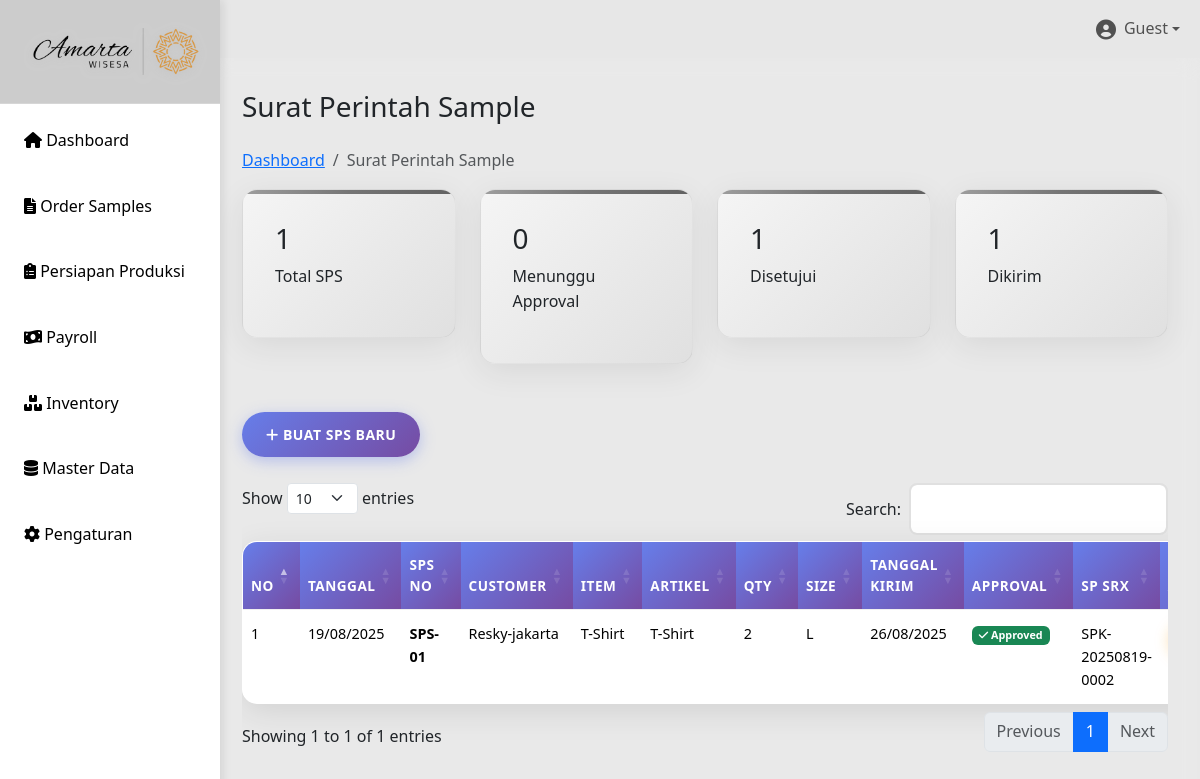
Before: /sps-sample.php with the older database file.
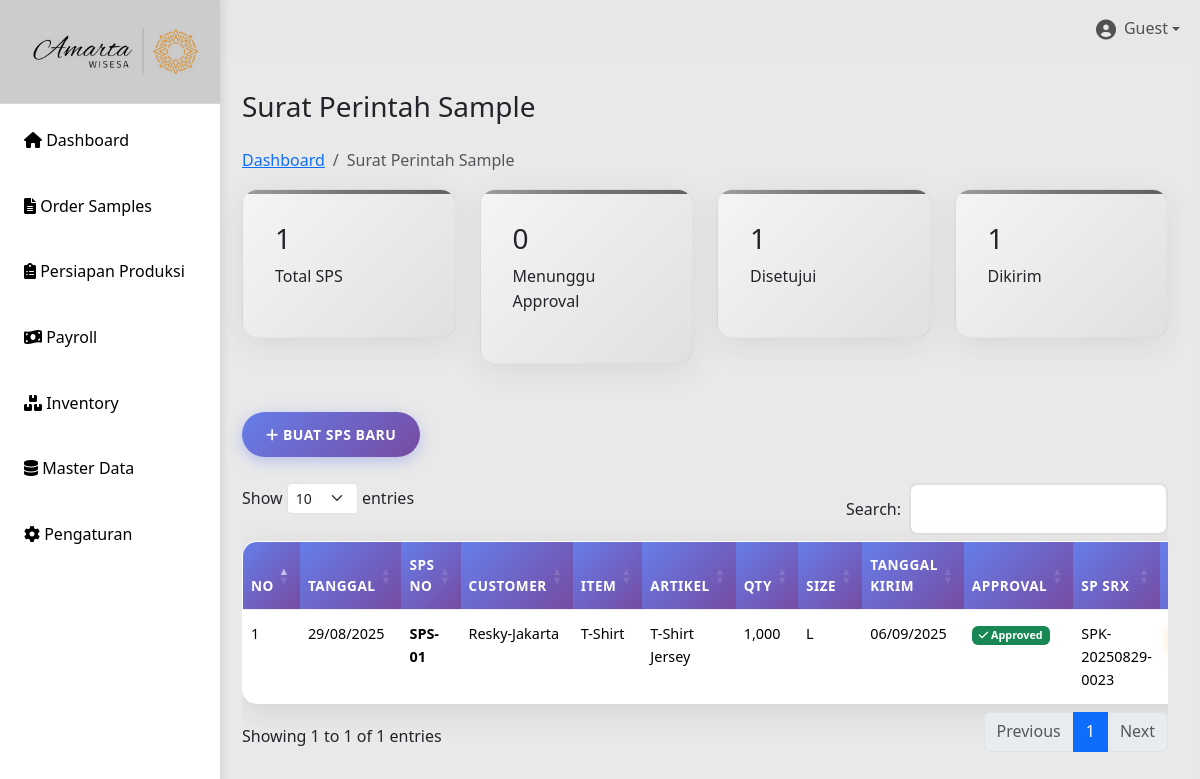
After: the same page with the newer database file.
### tables this page shows
CREATE TABLE `sps` (
  `id` int(10) UNSIGNED NOT NULL,
  `tanggal` date DEFAULT NULL,
  `sps_no` varchar(20) DEFAULT NULL,
  `customer` varchar(100) DEFAULT NULL,
  `item` varchar(100) DEFAULT NULL,
  `artikel` varchar(100) DEFAULT NULL,
  `qty` int(11) DEFAULT NULL,
  `size` varchar(20) DEFAULT NULL,
  `sample_product` varchar(255) DEFAULT NULL,
  `design` varchar(255) DEFAULT NULL,
  `st_chart` varchar(255) DEFAULT NULL,
  `material_sm` varchar(255) DEFAULT NULL,
  `pola_sample` varchar(255) DEFAULT NULL,
  `buat_sample` varchar(255) DEFAULT NULL,
  `kirim` date DEFAULT NULL,
  `approval` varchar(100) DEFAULT NULL,
  `sp_srx` varchar(100) DEFAULT NULL
);

### sps-sample.php (the view, shortened to what this page needs)
<?php
include "includes/header.php";
include "config/db.php";
$result = $conn->query("SELECT * FROM sps ORDER BY id DESC");
$pending_result = $conn->query("SELECT COUNT(*) as pending_count FROM sps WHERE approval = '' OR approval IS NULL");
$pending_count = $pending_result->fetch_assoc()['pending_count'];
$approved_result = $conn->query("SELECT COUNT(*) as approved_count FROM sps WHERE approval != '' AND approval IS NOT NULL");
$approved_count = $approved_result->fetch_assoc()['approved_count'];
$kirim_result = $conn->query("SELECT COUNT(*) as kirim_count FROM sps WHERE approval ='Approved' ");
$kirim_count = $kirim_result->fetch_assoc()['kirim_count'];
?>
    <main class="main-content">
            <div>
                <h1 class="h3 mb-4">Surat Perintah Sample</h1>
                <nav aria-label="breadcrumb">
                    <ol class="breadcrumb">
                        <li class="breadcrumb-item"><a href="index.php">Dashboard</a></li>
                        <li class="breadcrumb-item active">Surat Perintah Sample</li>
                    </ol>
                </nav>
            </div>
        <div class="row mb-4">
            <div class="col-md-3">
                <div class="stats-card">
                    <h3><?php echo $result->num_rows; ?></h3>
                    <p>Total SPS</p>
                </div>
            </div>
            <div class="col-md-3">
                <div class="stats-card">
                    <h3><?php echo $pending_count; ?></h3>
                    <p>Menunggu Approval</p>
                </div>
            </div>
            <div class="col-md-3">
                <div class="stats-card">
                    <h3><?php echo $approved_count; ?></h3>
                    <p>Disetujui</p>
                </div>
            </div>
            <div class="col-md-3">
                <div class="stats-card">
                    <h3><?php echo $kirim_count; ?></h3>
                    <p>Dikirim</p>
                </div>
            </div>
        </div>
        <div>
            <button class="btn btn-primary" data-bs-toggle="modal" data-bs-target="#spsModal">
                <i class="fas fa-plus"></i> Buat SPS Baru
            </button>
        </div><br>
        <div class="table-container">
            <div class="table-responsive">
                <table id="sppTable" class="table table-hover">
                    <thead>
                        <tr>
                            <th>No</th>
                            <th>Tanggal</th>
                            <th>SPS No</th>
                            <th>Customer</th>
                            <th>Item</th>
                            <th>Artikel</th>
                            <th>Qty</th>
                            <th>Size</th>
                            <th>Tanggal Kirim</th>
                            <th>Approval</th>
                            <th>SP SRX</th>
                            <th>Aksi</th>
                        </tr>
                    </thead>
                    <tbody>
                        <?php $no=1; while($row = $result->fetch_assoc()): ?>
                        <tr>
                            <td><?= $no++ ?></td>
                            <td><?= date('d/m/Y', strtotime($row['tanggal'])) ?></td>
                            <td><strong><?= $row['sps_no'] ?></strong></td>
                            <td><?= $row['customer'] ?></td>
                            <td><?= $row['item'] ?></td>
                            <td><?= $row['artikel'] ?></td>
                            <td><?= number_format($row['qty']) ?></td>
                            <td><?= $row['size'] ?></td>
                            <td><?= $row['kirim'] ? date('d/m/Y', strtotime($row['kirim'])) : '-' ?></td>
                            <td>
                                <?php if($row['approval']): ?>
                                    <span class="badge bg-success"><i class="fas fa-check"></i> <?= $row['approval'] ?></span>
                                <?php else: ?>
                                    <span class="badge bg-warning"><i class="fas fa-clock"></i> Pending</span>
                                <?php endif; ?>
                            </td>
                            <td><?= $row['sp_srx'] ?: '-' ?></td>
                            <td>
                            </td>
                        </tr>
                        <?php endwhile; ?>
                    </tbody>
                </table>
            </div>
        </div>
    </main>
<?php include 'includes/footer.php';

### includes/header.php (shortened to what this page needs)
<!DOCTYPE html>
<html lang="id">
<head>
    <link href="https://cdn.jsdelivr.net/npm/bootstrap@5.3.3/dist/css/bootstrap.min.css" rel="stylesheet">
    <link href="https://cdnjs.cloudflare.com/ajax/libs/font-awesome/6.0.0/css/all.min.css" rel="stylesheet">
    <link href="https://cdn.datatables.net/1.13.7/css/dataTables.bootstrap5.min.css" rel="stylesheet">
    <link rel="stylesheet" href="css/style.css">
</head>
<body>
    <?php include 'navbar.php'; ?>
    <?php include 'sidebar.php';?>

### includes/navbar.php (shortened to what this page needs)
<nav class="navbar navbar-expand ">
        <div class="container-fluid">
            <span class="navbar-brand">CV. Amarta Wisesa</span>
            <ul class="navbar-nav ms-auto">
                <li class="nav-item dropdown">
                    <a class="nav-link dropdown-toggle d-flex align-items-center" href="#" role="button" data-bs-toggle="dropdown">
                        <i class="fas fa-user-circle fa-lg me-2"></i>
                        <?php echo htmlspecialchars($_SESSION['username'] ?? 'Guest'); ?>
                    </a>
                </li>
            </ul>
        </div>
    </nav>

### includes/sidebar.php
<nav class="sidebar" id="sidebar">
    <div class="sidebar-header">
        <img src="img/amarta-wisesa.png" alt="Amarta Wisesa Logo" class="sidebar-logo">
    </div>
    <ul class="sidebar-nav">
        <li>
            <a href="index.php" class="nav-link <?php echo basename($_SERVER['PHP_SELF']) == 'index.php' ? 'active' : ''; ?>">
                <i class="fas fa-home"></i>
                Dashboard
            </a>
        </li>
        <li>
            <a href="sps-sample.php" class="nav-link <?php echo basename($_SERVER['PHP_SELF']) == 'sps-sample.php' ? 'active' : ''; ?>">
                <i class="fas fa-file-alt"></i>
                Order Samples
            </a>
        </li>
        <li>
            <a href="persiapan.php" class="nav-link <?php echo basename($_SERVER['PHP_SELF']) == 'persiapan.php' ? 'active' : ''; ?>">
                <i class="fas fa-clipboard-list"></i>
                Persiapan Produksi
            </a>
        </li>
        <li>
            <a href="payroll.php" class="nav-link <?php echo basename($_SERVER['PHP_SELF']) == 'payroll.php' ? 'active' : ''; ?>">
                <i class="fas fa-money-bill-wave"></i>
                Payroll
            </a>
        </li>
        <li>
            <a href="inventory.php" class="nav-link <?php echo basename($_SERVER['PHP_SELF']) == 'inventory.php' ? 'active' : ''; ?>">
                <i class="fas fa-boxes"></i>
                Inventory
            </a>
        </li>
        <li>
            <a href="master-data.php" class="nav-link <?php echo basename($_SERVER['PHP_SELF']) == 'master-data.php' ? 'active' : ''; ?>">
                <i class="fas fa-database"></i>
                Master Data
            </a>
        </li>
        <li>
            <a href="pengaturan.php" class="nav-link <?php echo basename($_SERVER['PHP_SELF']) == 'pengaturan.php' ? 'active' : ''; ?>">
                <i class="fas fa-cog"></i>
                Pengaturan
            </a>
        </li>
    </ul>
</nav>

### includes/footer.php (shortened to what this page needs)
</body>
</html>

### css/style.css (style rules this page uses)
* { margin: 0; padding: 0; box-sizing: border-box; }
body { font-family: 'Segoe UI', Tahoma, Geneva, Verdana, sans-serif; background: #e7e7e7ff; min-height: 100vh; line-height: 1.6; }
.sidebar { background: #ffffff; width: 260px; height: 100vh; position: fixed; left: -40px; top: 0; padding-top: 0; box-shadow: 4px 0 8px rgba(0,0,0,0.08); overflow-y: auto; transition: all 0.3s cubic-bezier(0.4, 0, 0.2, 1); z-index: 1000; }
.sidebar::before { content: ''; position: absolute; top: 0; left: 0; right: 0; bottom: 0; background: linear-gradient(45deg, rgba(255,255,255,0.3) 0%, rgba(255,255,255,0.1) 50%, rgba(255,255,255,0.2) 100%); pointer-events: none; }
.sidebar-header { background: rgba(0,0,0,0.2); padding: 1.5rem 1rem; text-align: left; backdrop-filter: blur(10px); border-bottom: 1px solid rgba(255,255,255,0.2); }
.sidebar-logo { width: 100%; max-width: 180px; height: auto; margin-left : 50px; transition: all 0.3s ease; filter: drop-shadow(0 2px 4px rgba(189, 189, 189, 0.72)); }
.sidebar ul { list-style: none; }
.sidebar ul li { margin: 0.5rem 1rem; border-radius: 8px; overflow: hidden; transition: all 0.3s ease; }
.sidebar ul li a { color: #000000; text-decoration: none; display: block; padding: 1rem; transition: all 0.3s ease; position: relative; overflow: hidden; }
.sidebar ul li a::before { content: ''; position: absolute; top: 0; left: -100%; width: 100%; height: 100%; background: linear-gradient(90deg, transparent, rgba(255,255,255,0.2), transparent); transition: left 0.5s; }
.main-content { margin-left: 210px; padding: 2rem; background: rgba(255,255,255,0.1); backdrop-filter: blur(10px); min-height: 100vh; }
.stats-card { background: linear-gradient(135deg, #f5f5f5, #e0e0e0); border-radius: 15px; padding: 2rem; margin-bottom: 1.5rem; box-shadow: 0 8px 32px rgba(0,0,0,0.08); border: 1px solid rgba(158, 158, 158, 0.2); transition: transform 0.3s ease, box-shadow 0.3s ease; position: relative; overflow: hidden; }
.stats-card::before { content: ''; position: absolute; top: 0; left: 0; right: 0; height: 4px; background: linear-gradient(90deg, #9e9e9e, #757575, #616161); }
.table { width: 100%; border-collapse: separate; border-spacing: 0; background: white; border-radius: 15px; overflow: hidden; box-shadow: 0 8px 32px rgba(0,0,0,0.1); border: 1px solid rgba(255,255,255,0.2); }
.table th, .table td { padding: 12px 8px; text-align: left; border-bottom: 1px solid #f0f0f0; font-size: 0.9rem; }
.table th { background: linear-gradient(135deg, #667eea, #764ba2); color: white; font-weight: 600; text-transform: uppercase; letter-spacing: 0.5px; font-size: 0.85rem; }
.table tr { transition: all 0.3s ease; }
.table tr:last-child td { border-bottom: none; }
.btn { padding: 12px 24px; border: none; border-radius: 25px; cursor: pointer; text-decoration: none; display: inline-block; font-size: 14px; font-weight: 600; text-transform: uppercase; letter-spacing: 0.5px; transition: all 0.3s ease; position: relative; overflow: hidden; }
.btn::before { content: ''; position: absolute; top: 50%; left: 50%; width: 0; height: 0; background: rgba(255,255,255,0.2); border-radius: 50%; transform: translate(-50%, -50%); transition: width 0.6s, height 0.6s; }
.btn-primary { background: linear-gradient(135deg, #667eea, #764ba2); color: white; box-shadow: 0 4px 15px rgba(102,126,234,0.4); }

Changed rows visible on the page:
removed sps: tanggal "19/08/2025", sps_no "SPS-01", customer "Resky-jakarta", item "T-Shirt", artikel "T-Shirt", qty "2", size "L", kirim "26/08/2025", approval "Approved", sp_srx "SPK-20250819-0002"
added sps: tanggal "29/08/2025", sps_no "SPS-01", customer "Resky-Jakarta", item "T-Shirt", artikel "T-Shirt Jersey", qty "1,000", size "L", kirim "06/09/2025", approval "Approved", sp_srx "SPK-20250829-0023"
